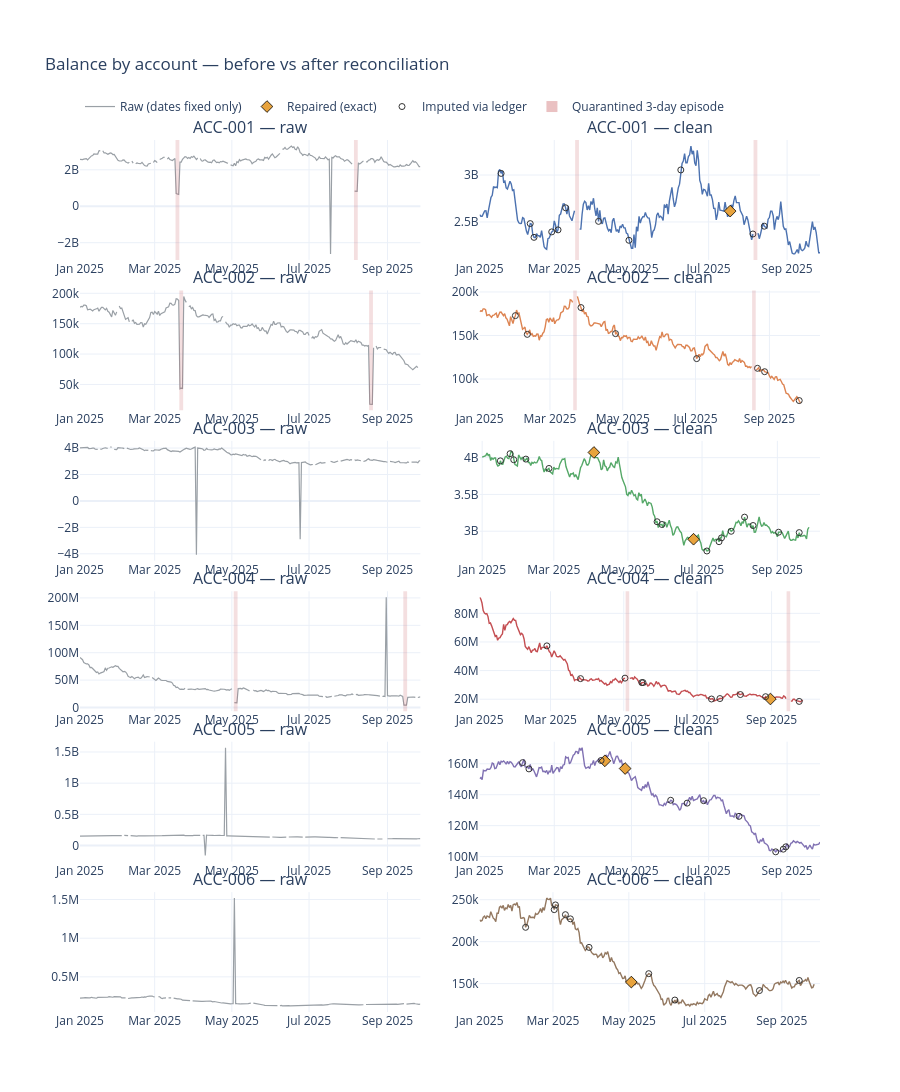

Notebook code for this chart:
### Markdown cell above
Before/after, for every account. Left: the date-fixed raw balances, nothing else touched. Right:
the reconciled series, with repaired days (◆), exactly-imputed days (○) and quarantined windows
(shaded). *Double-click a panel to reset the zoom.*

### Code cell
accs = sorted(clean["account_id"].unique())
fig = make_subplots(
    rows=len(accs), cols=2, horizontal_spacing=0.08, vertical_spacing=0.035,
    subplot_titles=[t for a in accs for t in (f"{a} — raw", f"{a} — clean")],
)
for r, acc in enumerate(accs, start=1):
    g = clean[clean["account_id"] == acc]
    color = ACCOUNT_COLORS[acc]
    first = r == 1
    fig.add_trace(go.Scatter(x=g["date"], y=g["cand_1"], mode="lines", line=dict(color="#9AA0A6", width=1.2),
                             name="Raw (dates fixed only)", showlegend=first, legendgroup="raw"), row=r, col=1)
    fig.add_trace(go.Scatter(x=g["date"], y=g["balance"], mode="lines", line=dict(color=color, width=1.4),
                             name="Clean", showlegend=False), row=r, col=2)
    rep = g[g["balance_status"].str.startswith("repaired")]
    fig.add_trace(go.Scatter(x=rep["date"], y=rep["balance"], mode="markers", name="Repaired (exact)",
                             marker=dict(symbol="diamond", size=9, color="#E8A33D", line=dict(color="black", width=0.8)),
                             showlegend=first, legendgroup="rep"), row=r, col=2)
    imp = g[g["balance_status"].str.startswith("imputed")]
    fig.add_trace(go.Scatter(x=imp["date"], y=imp["balance"], mode="markers", name="Imputed via ledger",
                             marker=dict(symbol="circle-open", size=6, color="#333333"),
                             showlegend=first, legendgroup="imp"), row=r, col=2)
    for _, e in episodes[episodes["account_id"] == acc].iterrows():
        x0 = (pd.Timestamp(e["start"]) - pd.Timedelta(hours=12)).isoformat()
        x1 = (pd.Timestamp(e["end"]) + pd.Timedelta(hours=12)).isoformat()
        for c in (1, 2):
            fig.add_vrect(x0=x0, x1=x1, row=r, col=c, fillcolor="#C44E52", opacity=0.18, line_width=0)

fig.add_trace(go.Scatter(x=[None], y=[None], mode="markers", name="Quarantined 3-day episode",
                         marker=dict(symbol="square", size=11, color="rgba(196,78,82,0.35)")), row=1, col=2)
fig.update_layout(height=250 * len(accs), template="plotly_white", hovermode="x unified",
                  title="Balance by account — before vs after reconciliation",
                  margin=dict(t=140), legend=dict(orientation="h", y=1.055, x=0))
fig.show()

### Figure 1 — Plotly figure (JSON) as saved in the notebook; plotly's stock layout.template omitted (floating-point values rounded to 4 significant figures; data arrays with more than 128 entries replaced by an {"elided": "..."} marker saying what was removed)
{"data": [{"legendgroup": "raw", "line": {"color": "#9AA0A6", "width": 1.2}, "mode": "lines", "name": "Raw (dates fixed only)", "showlegend": true, "type": "scatter", "x": {"elided": "270 str values"}, "xaxis": "x", "y": {"elided": "270 float values"}, "yaxis": "y"}, {"line": {"color": "#4C72B0", "width": 1.4}, "mode": "lines", "name": "Clean", "showlegend": false, "type": "scatter", "x": {"elided": "270 str values"}, "xaxis": "x2", "y": {"elided": "270 float values"}, "yaxis": "y2"}, {"legendgroup": "rep", "marker": {"color": "#E8A33D", "line": {"color": "black", "width": 0.8}, "size": 9, "symbol": "diamond"}, "mode": "markers", "name": "Repaired (exact)", "showlegend": true, "type": "scatter", "x": ["2025-07-18T00:00:00.000000"], "xaxis": "x2", "y": [2616000000.0], "yaxis": "y2"}, {"legendgroup": "imp", "marker": {"color": "#333333", "size": 6, "symbol": "circle-open"}, "mode": "markers", "name": "Imputed via ledger", "showlegend": true, "type": "scatter", "x": ["2025-01-18T00:00:00.000000", "2025-02-10T00:00:00.000000", "2025-02-13T00:00:00.000000", "2025-02-27T00:00:00.000000", "2025-03-04T00:00:00.000000", "2025-03-10T00:00:00.000000", "2025-04-05T00:00:00.000000", "2025-04-29T00:00:00.000000", "2025-06-09T00:00:00.000000", "2025-08-05T00:00:00.000000", "2025-08-14T00:00:00.000000"], "xaxis": "x2", "y": [3017000000.0, 2483000000.0, 2336000000.0, 2394000000.0, 2416000000.0, 2651000000.0, 2507000000.0, 2305000000.0, 3054000000.0, 2372000000.0, 2455000000.0], "yaxis": "y2"}, {"legendgroup": "raw", "line": {"color": "#9AA0A6", "width": 1.2}, "mode": "lines", "name": "Raw (dates fixed only)", "showlegend": false, "type": "scatter", "x": {"elided": "270 str values"}, "xaxis": "x3", "y": {"elided": "270 float values"}, "yaxis": "y3"}, {"line": {"color": "#DD8452", "width": 1.4}, "mode": "lines", "name": "Clean", "showlegend": false, "type": "scatter", "x": {"elided": "270 str values"}, "xaxis": "x4", "y": {"elided": "270 float values"}, "yaxis": "y4"}, {"legendgroup": "rep", "marker": {"color": "#E8A33D", "line": {"color": "black", "width": 0.8}, "size": 9, "symbol": "diamond"}, "mode": "markers", "name": "Repaired (exact)", "showlegend": false, "type": "scatter", "x": [], "xaxis": "x4", "y": [], "yaxis": "y4"}, {"legendgroup": "imp", "marker": {"color": "#333333", "size": 6, "symbol": "circle-open"}, "mode": "markers", "name": "Imputed via ledger", "showlegend": false, "type": "scatter", "x": ["2025-01-31T00:00:00.000000", "2025-02-10T00:00:00.000000", "2025-03-27T00:00:00.000000", "2025-04-25T00:00:00.000000", "2025-07-02T00:00:00.000000", "2025-08-22T00:00:00.000000", "2025-08-28T00:00:00.000000", "2025-09-26T00:00:00.000000"], "xaxis": "x4", "y": [172800.0, 151300.0, 182100.0, 152100.0, 123400.0, 112300.0, 108400.0, 75260.0], "yaxis": "y4"}, {"legendgroup": "raw", "line": {"color": "#9AA0A6", "width": 1.2}, "mode": "lines", "name": "Raw (dates fixed only)", "showlegend": false, "type": "scatter", "x": {"elided": "270 str values"}, "xaxis": "x5", "y": {"elided": "270 float values"}, "yaxis": "y5"}, {"line": {"color": "#55A868", "width": 1.4}, "mode": "lines", "name": "Clean", "showlegend": false, "type": "scatter", "x": {"elided": "270 str values"}, "xaxis": "x6", "y": {"elided": "270 float values"}, "yaxis": "y6"}, {"legendgroup": "rep", "marker": {"color": "#E8A33D", "line": {"color": "black", "width": 0.8}, "size": 9, "symbol": "diamond"}, "mode": "markers", "name": "Repaired (exact)", "showlegend": false, "type": "scatter", "x": ["2025-04-03T00:00:00.000000", "2025-06-24T00:00:00.000000"], "xaxis": "x6", "y": [4071000000.0, 2891000000.0], "yaxis": "y6"}, {"legendgroup": "imp", "marker": {"color": "#333333", "size": 6, "symbol": "circle-open"}, "mode": "markers", "name": "Imputed via ledger", "showlegend": false, "type": "scatter", "x": ["2025-01-16T00:00:00.000000", "2025-01-24T00:00:00.000000", "2025-01-27T00:00:00.000000", "2025-02-06T00:00:00.000000", "2025-02-25T00:00:00.000000", "2025-05-25T00:00:00.000000", "2025-05-29T00:00:00.000000", "2025-07-05T00:00:00.000000", "2025-07-15T00:00:00.000000", "2025-07-17T00:00:00.000000", "2025-07-25T00:00:00.000000", "2025-08-05T00:00:00.000000", "2025-08-12T00:00:00.000000", "2025-09-02T00:00:00.000000", "2025-09-19T00:00:00.000000"], "xaxis": "x6", "y": [3956000000.0, 4054000000.0, 3971000000.0, 3980000000.0, 3853000000.0, 3129000000.0, 3091000000.0, 2731000000.0, 2857000000.0, 2909000000.0, 2999000000.0, 3191000000.0, 3077000000.0, 2986000000.0, 2981000000.0], "yaxis": "y6"}, {"legendgroup": "raw", "line": {"color": "#9AA0A6", "width": 1.2}, "mode": "lines", "name": "Raw (dates fixed only)", "showlegend": false, "type": "scatter", "x": {"elided": "270 str values"}, "xaxis": "x7", "y": {"elided": "270 float values"}, "yaxis": "y7"}, {"line": {"color": "#C44E52", "width": 1.4}, "mode": "lines", "name": "Clean", "showlegend": false, "type": "scatter", "x": {"elided": "270 str values"}, "xaxis": "x8", "y": {"elided": "270 float values"}, "yaxis": "y8"}, {"legendgroup": "rep", "marker": {"color": "#E8A33D", "line": {"color": "black", "width": 0.8}, "size": 9, "symbol": "diamond"}, "mode": "markers", "name": "Repaired (exact)", "showlegend": false, "type": "scatter", "x": ["2025-08-31T00:00:00.000000"], "xaxis": "x8", "y": [20120000.0], "yaxis": "y8"}, {"legendgroup": "imp", "marker": {"color": "#333333", "size": 6, "symbol": "circle-open"}, "mode": "markers", "name": "Imputed via ledger", "showlegend": false, "type": "scatter", "x": ["2025-02-26T00:00:00.000000", "2025-03-26T00:00:00.000000", "2025-05-02T00:00:00.000000", "2025-05-16T00:00:00.000000", "2025-05-17T00:00:00.000000", "2025-07-13T00:00:00.000000", "2025-07-20T00:00:00.000000", "2025-08-06T00:00:00.000000", "2025-08-27T00:00:00.000000", "2025-09-24T00:00:00.000000"], "xaxis": "x8", "y": [57270000.0, 34380000.0, 34720000.0, 31600000.0, 31600000.0, 20130000.0, 20440000.0, 23230000.0, 21740000.0, 18440000.0], "yaxis": "y8"}, {"legendgroup": "raw", "line": {"color": "#9AA0A6", "width": 1.2}, "mode": "lines", "name": "Raw (dates fixed only)", "showlegend": false, "type": "scatter", "x": {"elided": "270 str values"}, "xaxis": "x9", "y": {"elided": "270 float values"}, "yaxis": "y9"}, {"line": {"color": "#8172B3", "width": 1.4}, "mode": "lines", "name": "Clean", "showlegend": false, "type": "scatter", "x": {"elided": "270 str values"}, "xaxis": "x10", "y": {"elided": "270 float values"}, "yaxis": "y10"}, {"legendgroup": "rep", "marker": {"color": "#E8A33D", "line": {"color": "black", "width": 0.8}, "size": 9, "symbol": "diamond"}, "mode": "markers", "name": "Repaired (exact)", "showlegend": false, "type": "scatter", "x": ["2025-04-10T00:00:00.000000", "2025-04-26T00:00:00.000000"], "xaxis": "x10", "y": [161900000.0, 156900000.0], "yaxis": "y10"}, {"legendgroup": "imp", "marker": {"color": "#333333", "size": 6, "symbol": "circle-open"}, "mode": "markers", "name": "Imputed via ledger", "showlegend": false, "type": "scatter", "x": ["2025-02-04T00:00:00.000000", "2025-02-09T00:00:00.000000", "2025-04-07T00:00:00.000000", "2025-06-01T00:00:00.000000", "2025-06-14T00:00:00.000000", "2025-06-27T00:00:00.000000", "2025-07-25T00:00:00.000000", "2025-08-23T00:00:00.000000", "2025-08-29T00:00:00.000000", "2025-08-31T00:00:00.000000"], "xaxis": "x10", "y": [160700000.0, 156700000.0, 162100000.0, 136400000.0, 134600000.0, 136200000.0, 126000000.0, 103100000.0, 104800000.0, 106300000.0], "yaxis": "y10"}, {"legendgroup": "raw", "line": {"color": "#9AA0A6", "width": 1.2}, "mode": "lines", "name": "Raw (dates fixed only)", "showlegend": false, "type": "scatter", "x": {"elided": "270 str values"}, "xaxis": "x11", "y": {"elided": "270 float values"}, "yaxis": "y11"}, {"line": {"color": "#937860", "width": 1.4}, "mode": "lines", "name": "Clean", "showlegend": false, "type": "scatter", "x": {"elided": "270 str values"}, "xaxis": "x12", "y": {"elided": "270 float values"}, "yaxis": "y12"}, {"legendgroup": "rep", "marker": {"color": "#E8A33D", "line": {"color": "black", "width": 0.8}, "size": 9, "symbol": "diamond"}, "mode": "markers", "name": "Repaired (exact)", "showlegend": false, "type": "scatter", "x": ["2025-05-03T00:00:00.000000"], "xaxis": "x12", "y": [151800.0], "yaxis": "y12"}, {"legendgroup": "imp", "marker": {"color": "#333333", "size": 6, "symbol": "circle-open"}, "mode": "markers", "name": "Imputed via ledger", "showlegend": false, "type": "scatter", "x": ["2025-02-07T00:00:00.000000", "2025-03-02T00:00:00.000000", "2025-03-03T00:00:00.000000", "2025-03-11T00:00:00.000000", "2025-03-15T00:00:00.000000", "2025-03-30T00:00:00.000000", "2025-05-17T00:00:00.000000", "2025-06-07T00:00:00.000000", "2025-08-14T00:00:00.000000", "2025-09-15T00:00:00.000000"], "xaxis": "x12", "y": [217100.0, 238200.0, 243800.0, 232200.0, 227200.0, 193200.0, 161900.0, 130400.0, 141700.0, 153800.0], "yaxis": "y12"}, {"marker": {"color": "rgba(196,78,82,0.35)", "size": 11, "symbol": "square"}, "mode": "markers", "name": "Quarantined 3-day episode", "type": "scatter", "x": [null], "xaxis": "x2", "y": [null], "yaxis": "y2"}], "layout": {"annotations": [{"font": {"size": 16}, "showarrow": false, "text": "ACC-001 — raw", "x": 0.23, "xanchor": "center", "xref": "paper", "y": 1.0, "yanchor": "bottom", "yref": "paper"}, {"font": {"size": 16}, "showarrow": false, "text": "ACC-001 — clean", "x": 0.77, "xanchor": "center", "xref": "paper", "y": 1.0, "yanchor": "bottom", "yref": "paper"}, {"font": {"size": 16}, "showarrow": false, "text": "ACC-002 — raw", "x": 0.23, "xanchor": "center", "xref": "paper", "y": 0.8275, "yanchor": "bottom", "yref": "paper"}, {"font": {"size": 16}, "showarrow": false, "text": "ACC-002 — clean", "x": 0.77, "xanchor": "center", "xref": "paper", "y": 0.8275, "yanchor": "bottom", "yref": "paper"}, {"font": {"size": 16}, "showarrow": false, "text": "ACC-003 — raw", "x": 0.23, "xanchor": "center", "xref": "paper", "y": 0.655, "yanchor": "bottom", "yref": "paper"}, {"font": {"size": 16}, "showarrow": false, "text": "ACC-003 — clean", "x": 0.77, "xanchor": "center", "xref": "paper", "y": 0.655, "yanchor": "bottom", "yref": "paper"}, {"font": {"size": 16}, "showarrow": false, "text": "ACC-004 — raw", "x": 0.23, "xanchor": "center", "xref": "paper", "y": 0.4825, "yanchor": "bottom", "yref": "paper"}, {"font": {"size": 16}, "showarrow": false, "text": "ACC-004 — clean", "x": 0.77, "xanchor": "center", "xref": "paper", "y": 0.4825, "yanchor": "bottom", "yref": "paper"}, {"font": {"size": 16}, "showarrow": false, "text": "ACC-005 — raw", "x": 0.23, "xanchor": "center", "xref": "paper", "y": 0.31, "yanchor": "bottom", "yref": "paper"}, {"font": {"size": 16}, "showarrow": false, "text": "ACC-005 — clean", "x": 0.77, "xanchor": "center", "xref": "paper", "y": 0.31, "yanchor": "bottom", "yref": "paper"}, {"font": {"size": 16}, "showarrow": false, "text": "ACC-006 — raw", "x": 0.23, "xanchor": "center", "xref": "paper", "y": 0.1375, "yanchor": "bottom", "yref": "paper"}, {"font": {"size": 16}, "showarrow": false, "text": "ACC-006 — clean", "x": 0.77, "xanchor": "center", "xref": "paper", "y": 0.1375, "yanchor": "bottom", "yref": "paper"}], "height": 1500, "hovermode": "x unified", "legend": {"orientation": "h", "x": 0, "y": 1.055}, "margin": {"t": 140}, "shapes": [{"fillcolor": "#C44E52", "line": {"width": 0}, "opacity": 0.18, "type": "rect", "x0": "2025-03-17T12:00:00", "x1": "2025-03-20T12:00:00", "xref": "x", "y0": 0, "y1": 1, "yref": "y domain"}, {"fillcolor": "#C44E52", "line": {"width": 0}, "opacity": 0.18, "type": "rect", "x0": "2025-03-17T12:00:00", "x1": "2025-03-20T12:00:00", "xref": "x2", "y0": 0, "y1": 1, "yref": "y2 domain"}, {"fillcolor": "#C44E52", "line": {"width": 0}, "opacity": 0.18, "type": "rect", "x0": "2025-08-05T12:00:00", "x1": "2025-08-08T12:00:00", "xref": "x", "y0": 0, "y1": 1, "yref": "y domain"}, {"fillcolor": "#C44E52", "line": {"width": 0}, "opacity": 0.18, "type": "rect", "x0": "2025-08-05T12:00:00", "x1": "2025-08-08T12:00:00", "xref": "x2", "y0": 0, "y1": 1, "yref": "y2 domain"}, {"fillcolor": "#C44E52", "line": {"width": 0}, "opacity": 0.18, "type": "rect", "x0": "2025-03-20T12:00:00", "x1": "2025-03-23T12:00:00", "xref": "x3", "y0": 0, "y1": 1, "yref": "y3 domain"}, {"fillcolor": "#C44E52", "line": {"width": 0}, "opacity": 0.18, "type": "rect", "x0": "2025-03-20T12:00:00", "x1": "2025-03-23T12:00:00", "xref": "x4", "y0": 0, "y1": 1, "yref": "y4 domain"}, {"fillcolor": "#C44E52", "line": {"width": 0}, "opacity": 0.18, "type": "rect", "x0": "2025-08-17T12:00:00", "x1": "2025-08-20T12:00:00", "xref": "x3", "y0": 0, "y1": 1, "yref": "y3 domain"}, {"fillcolor": "#C44E52", "line": {"width": 0}, "opacity": 0.18, "type": "rect", "x0": "2025-08-17T12:00:00", "x1": "2025-08-20T12:00:00", "xref": "x4", "y0": 0, "y1": 1, "yref": "y4 domain"}, {"fillcolor": "#C44E52", "line": {"width": 0}, "opacity": 0.18, "type": "rect", "x0": "2025-05-02T12:00:00", "x1": "2025-05-05T12:00:00", "xref": "x7", "y0": 0, "y1": 1, "yref": "y7 domain"}, {"fillcolor": "#C44E52", "line": {"width": 0}, "opacity": 0.18, "type": "rect", "x0": "2025-05-02T12:00:00", "x1": "2025-05-05T12:00:00", "xref": "x8", "y0": 0, "y1": 1, "yref": "y8 domain"}, {"fillcolor": "#C44E52", "line": {"width": 0}, "opacity": 0.18, "type": "rect", "x0": "2025-09-13T12:00:00", "x1": "2025-09-16T12:00:00", "xref": "x7", "y0": 0, "y1": 1, "yref": "y7 domain"}, {"fillcolor": "#C44E52", "line": {"width": 0}, "opacity": 0.18, "type": "rect", "x0": "2025-09-13T12:00:00", "x1": "2025-09-16T12:00:00", "xref": "x8", "y0": 0, "y1": 1, "yref": "y8 domain"}], "title": {"text": "Balance by account — before vs after reconciliation"}, "xaxis": {"anchor": "y", "domain": [0.0, 0.46]}, "xaxis10": {"anchor": "y10", "domain": [0.54, 1.0]}, "xaxis11": {"anchor": "y11", "domain": [0.0, 0.46]}, "xaxis12": {"anchor": "y12", "domain": [0.54, 1.0]}, "xaxis2": {"anchor": "y2", "domain": [0.54, 1.0]}, "xaxis3": {"anchor": "y3", "domain": [0.0, 0.46]}, "xaxis4": {"anchor": "y4", "domain": [0.54, 1.0]}, "xaxis5": {"anchor": "y5", "domain": [0.0, 0.46]}, "xaxis6": {"anchor": "y6", "domain": [0.54, 1.0]}, "xaxis7": {"anchor": "y7", "domain": [0.0, 0.46]}, "xaxis8": {"anchor": "y8", "domain": [0.54, 1.0]}, "xaxis9": {"anchor": "y9", "domain": [0.0, 0.46]}, "yaxis": {"anchor": "x", "domain": [0.8625, 1.0]}, "yaxis10": {"anchor": "x10", "domain": [0.1725, 0.31]}, "yaxis11": {"anchor": "x11", "domain": [0.0, 0.1375]}, "yaxis12": {"anchor": "x12", "domain": [0.0, 0.1375]}, "yaxis2": {"anchor": "x2", "domain": [0.8625, 1.0]}, "yaxis3": {"anchor": "x3", "domain": [0.69, 0.8275]}, "yaxis4": {"anchor": "x4", "domain": [0.69, 0.8275]}, "yaxis5": {"anchor": "x5", "domain": [0.5175, 0.655]}, "yaxis6": {"anchor": "x6", "domain": [0.5175, 0.655]}, "yaxis7": {"anchor": "x7", "domain": [0.345, 0.4825]}, "yaxis8": {"anchor": "x8", "domain": [0.345, 0.4825]}, "yaxis9": {"anchor": "x9", "domain": [0.1725, 0.31]}}}
